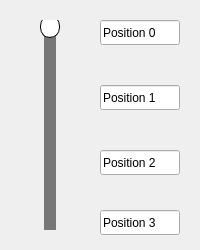
<?xml version="1.0" encoding="UTF-8"?>
<ui version="4.0">
 <class>Volets</class>
 <widget class="QWidget" name="Volets">
  <property name="geometry">
   <rect>
    <x>0</x>
    <y>0</y>
    <width>200</width>
    <height>250</height>
   </rect>
  </property>
  <property name="minimumSize">
   <size>
    <width>200</width>
    <height>250</height>
   </size>
  </property>
  <property name="maximumSize">
   <size>
    <width>200</width>
    <height>250</height>
   </size>
  </property>
  <property name="windowTitle">
   <string>Flaps</string>
  </property>
  <widget class="QSlider" name="sliderVolets">
   <property name="geometry">
    <rect>
     <x>20</x>
     <y>20</y>
     <width>60</width>
     <height>210</height>
    </rect>
   </property>
   <property name="minimumSize">
    <size>
     <width>60</width>
     <height>210</height>
    </size>
   </property>
   <property name="maximumSize">
    <size>
     <width>60</width>
     <height>210</height>
    </size>
   </property>
   <property name="maximum">
    <number>3</number>
   </property>
   <property name="value">
    <number>0</number>
   </property>
   <property name="orientation">
    <enum>Qt::Vertical</enum>
   </property>
   <property name="invertedAppearance">
    <bool>true</bool>
   </property>
   <property name="styleSheet">
    <string>
      QSlider::groove:vertical {
        border: 1px solid #999999;
        background: #333333;
        width: 10px;
        border-radius: 5px;
      }

      QSlider::handle:vertical {
        background: #ffffff;
        border: 1px solid #000000;
        height: 20px;
        margin: -5px;
        border-radius: 10px;
      }

      QSlider::add-page:vertical {
        background: #777777;
      }

      QSlider::sub-page:vertical {
        background: #444444;
      }
    </string>
   </property>
  </widget>
  <widget class="QLineEdit" name="lineEdit">
   <property name="geometry">
    <rect>
     <x>100</x>
     <y>210</y>
     <width>80</width>
     <height>25</height>
    </rect>
   </property>
   <property name="minimumSize">
    <size>
     <width>80</width>
     <height>25</height>
    </size>
   </property>
   <property name="maximumSize">
    <size>
     <width>80</width>
     <height>25</height>
    </size>
   </property>
   <property name="text">
    <string>Position 3</string>
   </property>
   <property name="readOnly">
    <bool>true</bool>
   </property>
  </widget>
  <widget class="QLineEdit" name="lineEdit_2">
   <property name="geometry">
    <rect>
     <x>100</x>
     <y>20</y>
     <width>80</width>
     <height>25</height>
    </rect>
   </property>
   <property name="minimumSize">
    <size>
     <width>80</width>
     <height>25</height>
    </size>
   </property>
   <property name="maximumSize">
    <size>
     <width>80</width>
     <height>25</height>
    </size>
   </property>
   <property name="text">
    <string>Position 0</string>
   </property>
   <property name="readOnly">
    <bool>true</bool>
   </property>
  </widget>
  <widget class="QLineEdit" name="lineEdit_3">
   <property name="geometry">
    <rect>
     <x>100</x>
     <y>85</y>
     <width>80</width>
     <height>25</height>
    </rect>
   </property>
   <property name="minimumSize">
    <size>
     <width>80</width>
     <height>25</height>
    </size>
   </property>
   <property name="maximumSize">
    <size>
     <width>80</width>
     <height>25</height>
    </size>
   </property>
   <property name="text">
    <string>Position 1</string>
   </property>
   <property name="readOnly">
    <bool>true</bool>
   </property>
  </widget>
  <widget class="QLineEdit" name="lineEdit_4">
   <property name="geometry">
    <rect>
     <x>100</x>
     <y>150</y>
     <width>80</width>
     <height>25</height>
    </rect>
   </property>
   <property name="minimumSize">
    <size>
     <width>80</width>
     <height>25</height>
    </size>
   </property>
   <property name="maximumSize">
    <size>
     <width>80</width>
     <height>25</height>
    </size>
   </property>
   <property name="text">
    <string>Position 2</string>
   </property>
   <property name="readOnly">
    <bool>true</bool>
   </property>
  </widget>
 </widget>
 <resources/>
 <connections/>
</ui>
